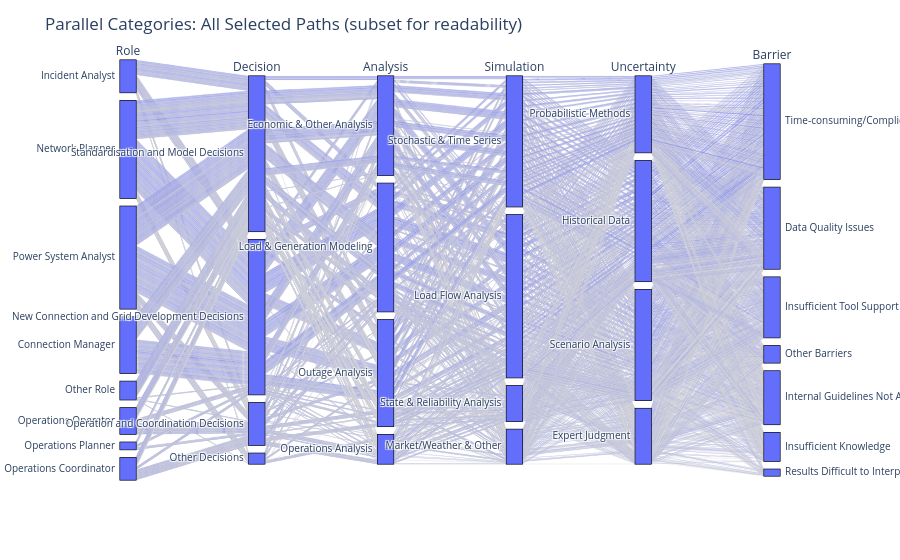

Source (notebook cell):
### Code cell
def build_full_parcoords_df(df):
    rows = []
    for idx, row in df.iterrows():
        for rcol, rlab in ROLE_MAPPINGS.items():
            if rcol in df and row[rcol]==1:
                for dec_g, dec_cols in DECISION_GROUPS.items():
                    for dcol in dec_cols:
                        if dcol in df and row[dcol]==1:
                            for anal_g, anal_cols in ANALYSIS_MAPPINGS.items():
                                for acol in anal_cols:
                                    if acol in df and row[acol]==1:
                                        for sim_g, sim_cols in SIMULATION_GROUPS.items():
                                            for scol in sim_cols:
                                                if scol in df and row[scol]==1:
                                                    for ucol, ulag in UNCERTAINTY_GROUP_MAP.items():
                                                        if ucol in df and row[ucol]==1:
                                                            for bcol, blag in BARRIERS_MAPPINGS.items():
                                                                if bcol in df and row[bcol]>=4:
                                                                    rows.append({
                                                                        "role": rlab,
                                                                        "decision": dec_g,
                                                                        "analysis": anal_g,
                                                                        "simulation": sim_g,
                                                                        "uncertainty": ulag,
                                                                        "barrier": blag
                                                                    })
    return pd.DataFrame(rows)

pcat_df = build_full_parcoords_df(df)
if len(pcat_df)>0:
    fig = px.parallel_categories(
        pcat_df.sample(3000) if len(pcat_df)>3000 else pcat_df,
        dimensions=["role","decision","analysis","simulation","uncertainty","barrier"],
        labels={k: k.title() for k in pcat_df.columns}
    )
    fig.update_layout(title="Parallel Categories: All Selected Paths (subset for readability)")
    fig.show()
    print(len(pcat_df), "valid cross-selections found in data.")
else:
    print("No valid cross-selections found in data.")

### Figure 1 — Plotly figure (JSON) as saved in the notebook; plotly's stock layout.template omitted (floating-point values rounded to 4 significant figures; data arrays with more than 128 entries replaced by an {"elided": "..."} marker saying what was removed)
{"data": [{"dimensions": [{"label": "Role", "values": {"elided": "3000 str values"}}, {"label": "Decision", "values": {"elided": "3000 str values"}}, {"label": "Analysis", "values": {"elided": "3000 str values"}}, {"label": "Simulation", "values": {"elided": "3000 str values"}}, {"label": "Uncertainty", "values": {"elided": "3000 str values"}}, {"label": "Barrier", "values": {"elided": "3000 str values"}}], "domain": {"x": [0, 1], "y": [0, 1]}, "name": "", "type": "parcats"}], "layout": {"legend": {"tracegroupgap": 0}, "margin": {"t": 60}, "title": {"text": "Parallel Categories: All Selected Paths (subset for readability)"}}}
